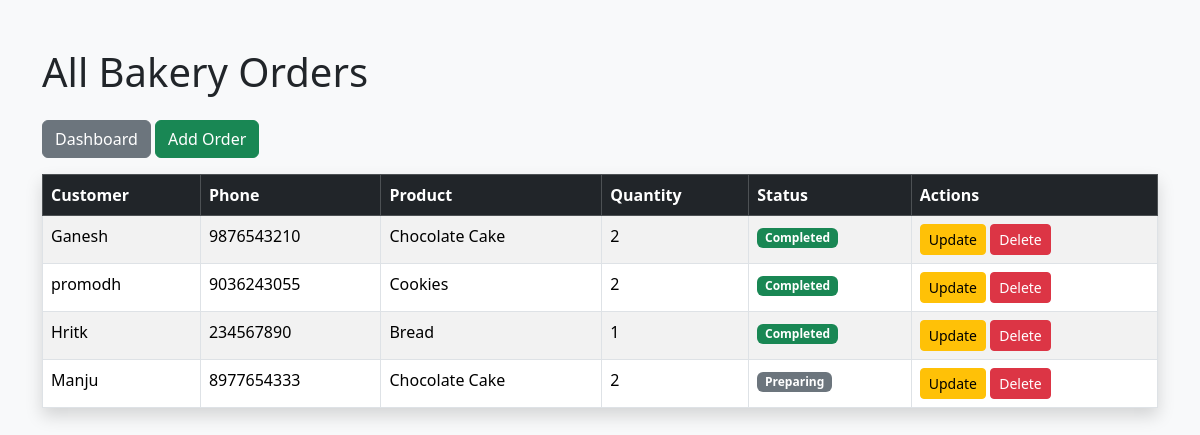
Screenshot of /orders/ with the database file from the repository.
### orders/models.py (models this page shows, shortened)
class Order(models.Model):
    STATUS_CHOICES = [
        ('Pending', 'Pending'),
        ('Preparing', 'Preparing'),
        ('Completed', 'Completed'),
    ]
    customer_name = models.CharField(max_length=100)
    phone = models.CharField(max_length=15)
    product = models.ForeignKey(
        Product,
        on_delete=models.CASCADE
    )
    quantity = models.IntegerField()
    status = models.CharField(
        max_length=20,
        choices=STATUS_CHOICES,
        default='Pending'
    )
    order_date = models.DateTimeField(auto_now_add=True)

class Product(models.Model):
    name = models.CharField(max_length=100)
    price = models.DecimalField(max_digits=10, decimal_places=2)
    def __str__(self):
        return self.name

### orders/views.py (the view)
# urls.py: path('orders/', views.order_list, name='order_list'),
def order_list(request):
    orders = Order.objects.all()
    return render(
        request,
        'orders/order_list.html',
        {'orders': orders}
    )

### orders/templates/orders/order_list.html (shortened to what this page needs)
<!DOCTYPE html>
<html>
<head>
    <link href="https://cdn.jsdelivr.net/npm/bootstrap@5.3.3/dist/css/bootstrap.min.css" rel="stylesheet">
</head>
<body class="bg-light">
<div class="container mt-5">
    <h1 class="mb-4">All Bakery Orders</h1>
    <a href="/" class="btn btn-secondary mb-3">Dashboard</a>
    <a href="/add-order/" class="btn btn-success mb-3">Add Order</a>
    <table class="table table-bordered table-striped shadow">
        <thead class="table-dark">
            <tr>
                <th>Customer</th>
                <th>Phone</th>
                <th>Product</th>
                <th>Quantity</th>
                <th>Status</th>
                <th>Actions</th>
            </tr>
        </thead>
        <tbody>
        {% for order in orders %}
            <tr>
                <td>{{ order.customer_name }}</td>
                <td>{{ order.phone }}</td>
                <td>{{ order.product }}</td>
                <td>{{ order.quantity }}</td>
                <td>
                    {% if order.status == "Pending" %}
                        <span class="badge bg-warning text-dark">Pending</span>
                    {% elif order.status == "Completed" %}
                        <span class="badge bg-success">Completed</span>
                    {% else %}
                        <span class="badge bg-secondary">{{ order.status }}</span>
                    {% endif %}
                </td>
                <td>
                    <a href="/update-order/{{ order.id }}/" class="btn btn-sm btn-warning">Update</a>
                    <a href="/delete-order/{{ order.id }}/" class="btn btn-sm btn-danger">Delete</a>
                </td>
            </tr>
        {% endfor %}
        </tbody>
    </table>
</div>
</body>
</html>

### rows the page displays
Order: customer_name "Ganesh", phone "9876543210", product "Chocolate Cake", quantity "2", status "Completed"
Order: customer_name "promodh", phone "9036243055", product "Cookies", quantity "2", status "Completed"
Order: customer_name "Hritk", phone "234567890", product "Bread", quantity "1", status "Completed"
Order: customer_name "Manju", phone "8977654333", product "Chocolate Cake", quantity "2", status "Preparing"
